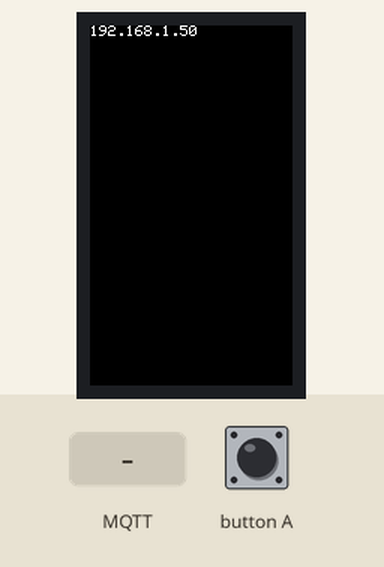
This sketch was run on a simulated ESP32. Shown: 135×240 colour display. The inputs (shaded band) are chosen by the test bench. WiFi joins after 1.5 s; servers stay silent unless stated; no MQTT or app messages arrive unless stated; what the sketch prints to the serial monitor is not drawn.

Above: at 1.69 s.
3.0 s: MQTT message "1" arrives on the first subscribed topic
At 3.5 s:
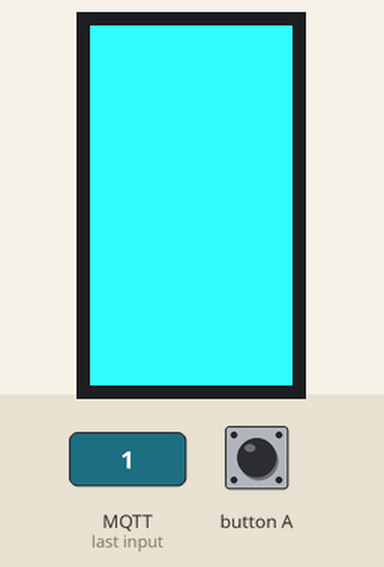
4.5 s: MQTT message "on" arrives on the first subscribed topic
At 5.7 s:
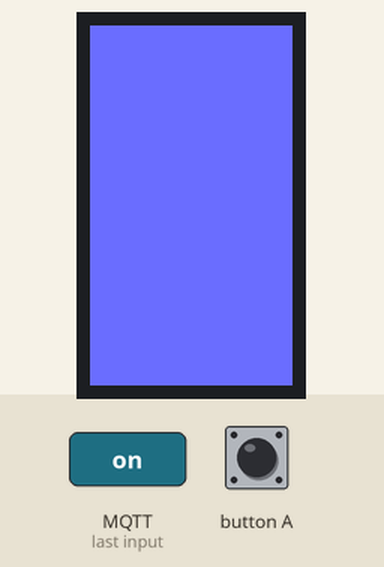
6.0 s: MQTT message "off" arrives on the first subscribed topic
At 6.9 s:
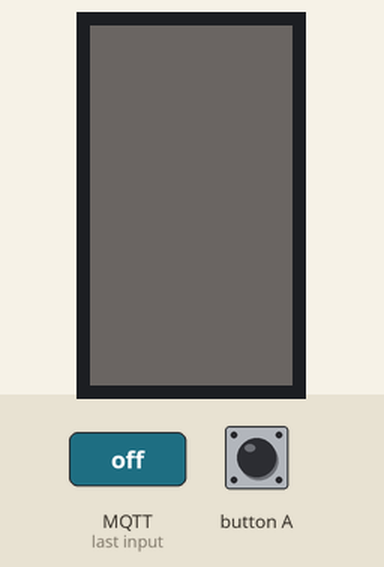
7.5 s: MQTT message "0" arrives on the first subscribed topic
At 8.0 s:
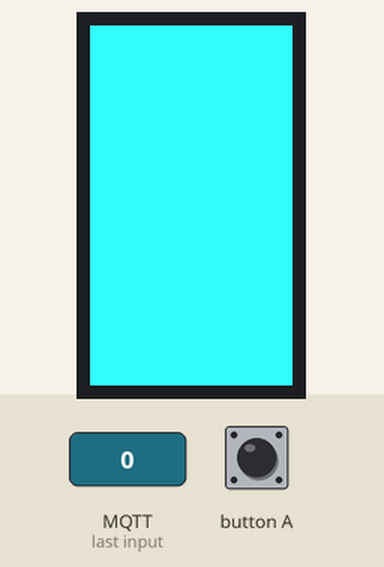
Timing chart, 0 to 10.0 s (numbered marks = the images above; inputs shaded):
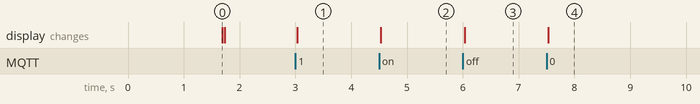

Measured:
- after the input at 3.0 s, the display: changes at once (image 1)
- after the input at 4.5 s, the display: changes at once (image 2)
- after the input at 6.0 s, the display: changes at once (image 3)
- after the input at 7.5 s, the display: changes at once (image 4)

The sketch:

m5Light1.ino
```cpp
#include "auth.h"
#include <WiFi.h>
#include "esp_wpa2.h"
#include <M5StickCPlus.h>
#include <ArduinoMqttClient.h>
const char broker[] = "eduoracle.ugavel.com";
int        port     = 1883;

WiFiClient wifiClient;
MqttClient mqttClient(wifiClient);
const char topic_status[] = "elee2045/finalproj/light_status";
const char topic_control_color[] = "elee2045/finalproj/light_control_color";
const char topic_control_status[] = "elee2045/finalproj/light_control_status";
char buffer[100];
int r;
int g;
int b;
int status;

uint16_t rgb565(uint8_t r, uint8_t g, uint8_t b)
{
  return ((r / 8) << 11) | ((g / 4) << 5) | (b / 8);
}

void updateStatus(){
  M5.Axp.ScreenBreath(status?15:0);
  //colors are in 565 format
  M5.Lcd.fillScreen(rgb565(r,g,b));
}

void onMqttMessage(int messageSize) {
  if(mqttClient.messageTopic() == topic_control_color){
    //read 3 unsigned bytes
    r = mqttClient.read();
    g = mqttClient.read();
    b = mqttClient.read();

  }
  if(mqttClient.messageTopic() == topic_control_status){
    status = mqttClient.read();
  }
  updateStatus();
  sendStatus();
}
unsigned long last_time;
void setup() {
  M5.begin();
  M5.Lcd.fillScreen(BLACK);
  WiFi.disconnect(true);
  WiFi.mode(WIFI_STA);
  #ifdef USE_EAP
    esp_wifi_sta_wpa2_ent_set_identity((uint8_t *)EAP_ANONYMOUS_IDENTITY, strlen(EAP_ANONYMOUS_IDENTITY));
    esp_wifi_sta_wpa2_ent_set_username((uint8_t *)EAP_IDENTITY, strlen(EAP_IDENTITY));
    esp_wifi_sta_wpa2_ent_set_password((uint8_t *)EAP_PASSWORD, strlen(EAP_PASSWORD));
    esp_wifi_sta_wpa2_ent_enable();
    WiFi.begin(ssid);
  #else
    WiFi.begin(ssid,WPA_PASSWORD);
  #endif
  WiFi.setSleep(false);
  while (WiFi.status() != WL_CONNECTED) {
    delay(500);
    Serial.println("Waiting for connection");
  }
  IPAddress ip = WiFi.localIP();
  Serial.println(ip);
  M5.Lcd.print(ip);

  mqttClient.onMessage(onMqttMessage);
  mqttClient.setUsernamePassword("giiuser","giipassword");
  mqttClient.connect(broker, port);
  mqttClient.subscribe(topic_control_color);
  mqttClient.subscribe(topic_control_status);
  last_time = millis();
  updateStatus();
}
void sendStatus(){
  mqttClient.beginMessage(topic_status);
  mqttClient.write(status);
  mqttClient.write(r);
  mqttClient.write(g);
  mqttClient.write(b);
  mqttClient.endMessage();
}
int waitingForRelease = 0;
void loop(){
  mqttClient.poll();
  if(millis()-last_time > 2000){
    sendStatus();
    last_time = millis();
  }

  if(digitalRead(37)==LOW && !waitingForRelease){
    status = !status;
    updateStatus();
    sendStatus();
    waitingForRelease = 1;
  }
  if(digitalRead(37)==HIGH){
    waitingForRelease = 0;
  }
}
```

auth.h
```cpp
#define EAP_ANONYMOUS_IDENTITY ""
#define EAP_IDENTITY "jrw22710@uga.edu"
#define EAP_PASSWORD "Jw200384103!"
#define WPA_PASSWORD "5williams5"
#define USE_EAP
//SSID NAME
#ifdef USE_EAP
  const char* ssid = "eduroam";
#else
  const char* ssid = "BE4GSUS";
#endif
```
